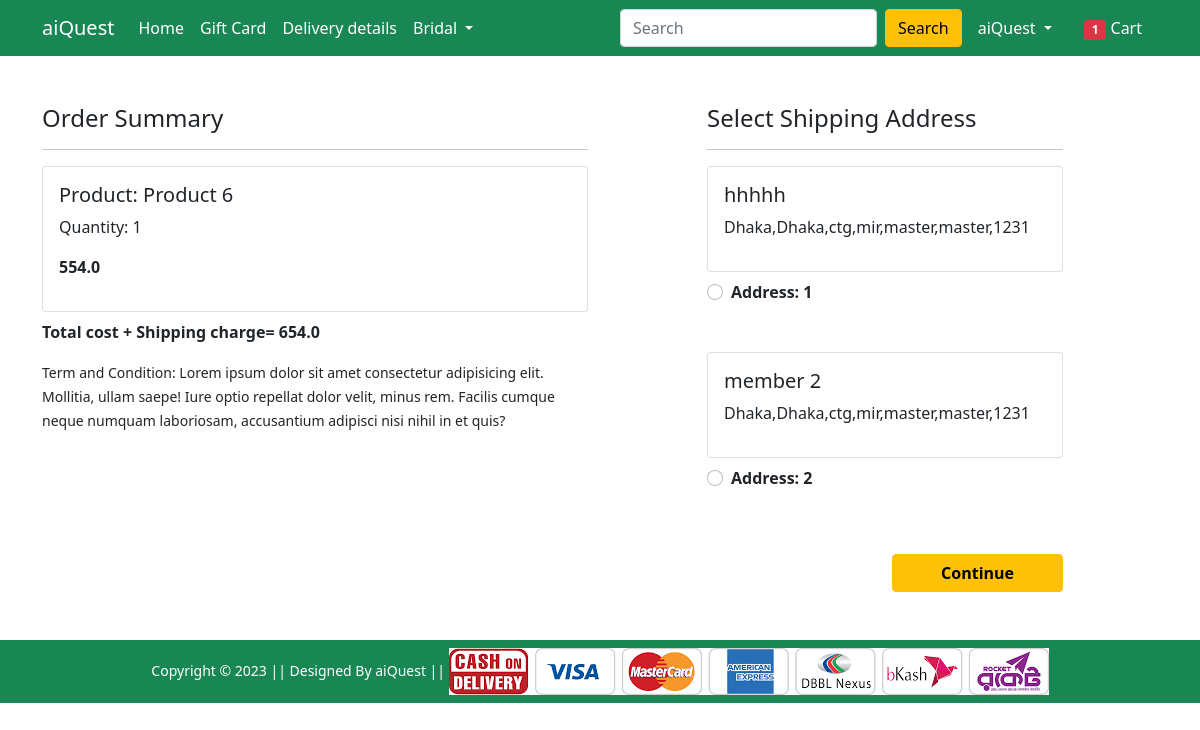
Screenshot of /checkout/ (signed in) with the database file from the repository.
### Shop/models.py (models this page shows, shortened)
class Cart(models.Model):
    user = models.ForeignKey(User, on_delete=models.CASCADE)
    product = models.ForeignKey(Product, on_delete=models.CASCADE)
    quantity = models.PositiveIntegerField(default=1)
    @property
    def total_cost(self):
        return self.quantity * self.product.discountprice

class Product(models.Model):
    title = models.CharField(max_length=100)
    sellingprice = models.FloatField()
    discountprice = models.FloatField()
    description = models.TextField()
    brand = models.CharField( max_length=100)
    category = models.CharField(choices= CATEGORY_CHOICES, max_length=2)
    productimage = models.ImageField(upload_to='productimage')

class Customer_Info(models.Model):
    user = models.ForeignKey(User, on_delete=models.CASCADE)
    name = models.CharField(max_length=200)
    division = models.CharField(choices=DIVITION_CHOICES, max_length=50)
    district = models.CharField(max_length=200)
    thana = models.CharField(max_length=50)
    villorroad = models.CharField(max_length=50)
    zipcode = models.IntegerField()

### Shop/views.py (the view)
# urls.py: path('checkout/', views.checkout, name='checkout'),
@login_required
def checkout(request):
     user = request.user
     totalitem = 0
     if request.user.is_authenticated:
          totalitem = len(Cart.objects.filter(user=request.user))
     add = Customer_Info.objects.filter(user=user)
     cart_items = Cart.objects.filter(user=user)
     amount = 00
     shipping_amount = 100
     totalamount = 00
     cart_product = [p for p in Cart.objects.all() if p.user==user]
     if cart_product:
          for p in cart_product:
               tempamount = (p.quantity * p.product.discountprice)
               amount += tempamount
               totalamount = amount + shipping_amount
     return render(request, 'Shop/checkout.html',{'add':add, 'totalamount':totalamount, 'cart_items':cart_items, 'totalitem':totalitem })

### Shop/templates/Shop/checkout.html (shortened to what this page needs)
{% extends 'Shop/base.html' %}
{% load static %}
{% block main-content %}
<div class="container">
    <div class="row mt-5">
        <div class="col-sm-6">
            <h4>Order Summary</h4>
            <hr>
            {% for item in cart_items %}
            <div class="card mb-2">
                <div class="card-body">
                    <h5>Product: {{item.product.title}}</h5>
                    <p>Quantity: {{item.quantity}}</p>
                    <p class="fw-bold">{{item.total_cost}}</p>
                </div>
            </div>
            {% endfor %}
            <p class="fw-bold">Total cost + Shipping charge= {{totalamount}}</p>
            <small>Term and Condition: Lorem ipsum dolor sit amet consectetur adipisicing elit. Mollitia, ullam saepe!
                Iure optio repellat dolor velit, minus rem. Facilis cumque neque numquam laboriosam, accusantium
                adipisci nisi nihil in et quis?</small>
        </div>
        <div class="col-sm-4 offset-sm-1">
            <h4>Select Shipping Address</h4>
            <hr>
            <form action="/paymentdone">
                {% for ad in add %}
                <div class="card">
                    <div class="card-body">
                        <h5>{{ad.name}}</h5>
                        <p>{{ad.division}},{{ad.division}},{{ad.district}},{{ad.thana}},{{ad.villorroad}},{{ad.villorroad}},{{ad.zipcode}}</p>
                    </div>
                </div>
                <div class="form-check mt-2 mb-5">
                    <input class="form-check-input" type="radio" name="custid" id="custadd{{forloop.counter}}" value="{{ad.id}}">
                    <label class="form-check-label fw-bold" for="custadd{{forloop.counter}}">
                        Address: {{forloop.counter}}</label>
                </div>
                {% endfor %}
                <div class="text-end">
                    <button type="submit" class="btn btn-warning mt-3 px-5 fw-bold">Continue</button>
                </div>
            </form>
        </div>
    </div>
</div>
{% endblock main-content %}

### rows the page displays
Cart: product "Product 6", quantity "1", total_cost "554.0"
Customer_Info: name "hhhhh", division "Dhaka", district "ctg", thana "mir", villorroad "master", zipcode "1231"
Customer_Info: name "member 2", division "Dhaka", district "ctg", thana "mir", villorroad "master", zipcode "1231"

### other values shown
{{ totalitem }} "1"
{{ totalamount }} "654.0"
